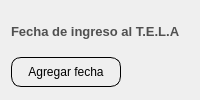
                    <widget class="QFrame" name="frame_2">
                     <layout class="QGridLayout" name="gridLayout_9">
                      <item row="0" column="0" colspan="2">
                       <widget class="QLabel" name="label_fecha_de_ingreso_tela">
                        <property name="maximumSize">
                         <size>
                          <width>200</width>
                          <height>40</height>
                         </size>
                        </property>
                        <property name="font">
                         <font>
                          <family>Arial</family>
                          <pointsize>10</pointsize>
                          <weight>75</weight>
                          <bold>true</bold>
                         </font>
                        </property>
                        <property name="styleSheet">
                         <string notr="true">QLabel{
	
	color: rgb(80, 80, 80);

	border-color: #ffffff;


}
</string>
                        </property>
                        <property name="text">
                         <string>Fecha de ingreso al T.E.L.A</string>
                        </property>
                        <property name="scaledContents">
                         <bool>false</bool>
                        </property>
                       </widget>
                      </item>
                      <item row="1" column="0">
                       <widget class="QPushButton" name="boton_fecha_de_ingreso_tela">
                        <property name="sizePolicy">
                         <sizepolicy hsizetype="Fixed" vsizetype="Fixed">
                          <horstretch>0</horstretch>
                          <verstretch>0</verstretch>
                         </sizepolicy>
                        </property>
                        <property name="minimumSize">
                         <size>
                          <width>110</width>
                          <height>30</height>
                         </size>
                        </property>
                        <property name="cursor">
                         <cursorShape>PointingHandCursor</cursorShape>
                        </property>
                        <property name="styleSheet">
                         <string notr="true">QPushButton{

	border: 1px solid black;
	border-radius:10px;
}

QPushButton:hover{

	background-color: rgb(199, 199, 199)
}</string>
                        </property>
                        <property name="text">
                         <string>Agregar fecha</string>
                        </property>
                        <property name="icon">
                         <iconset>
                          <normaloff>../recursos_de_imagenes/iconos_de_interfaz/calendario.png</normaloff>../recursos_de_imagenes/iconos_de_interfaz/calendario.png</iconset>
                        </property>
                        <property name="iconSize">
                         <size>
                          <width>20</width>
                          <height>20</height>
                         </size>
                        </property>
                       </widget>
                      </item>
                      <item row="1" column="1" alignment="Qt::AlignRight">
                       <widget class="QLabel" name="label_mostrar_fecha_de_ingreso_tela">
                        <property name="minimumSize">
                         <size>
                          <width>50</width>
                          <height>0</height>
                         </size>
                        </property>
                        <property name="maximumSize">
                         <size>
                          <width>100</width>
                          <height>16777215</height>
                         </size>
                        </property>
                        <property name="font">
                         <font>
                          <family>Arial</family>
                          <pointsize>10</pointsize>
                          <weight>75</weight>
                          <bold>true</bold>
                         </font>
                        </property>
                        <property name="text">
                         <string/>
                        </property>
                       </widget>
                      </item>
                     </layout>
                    </widget>
